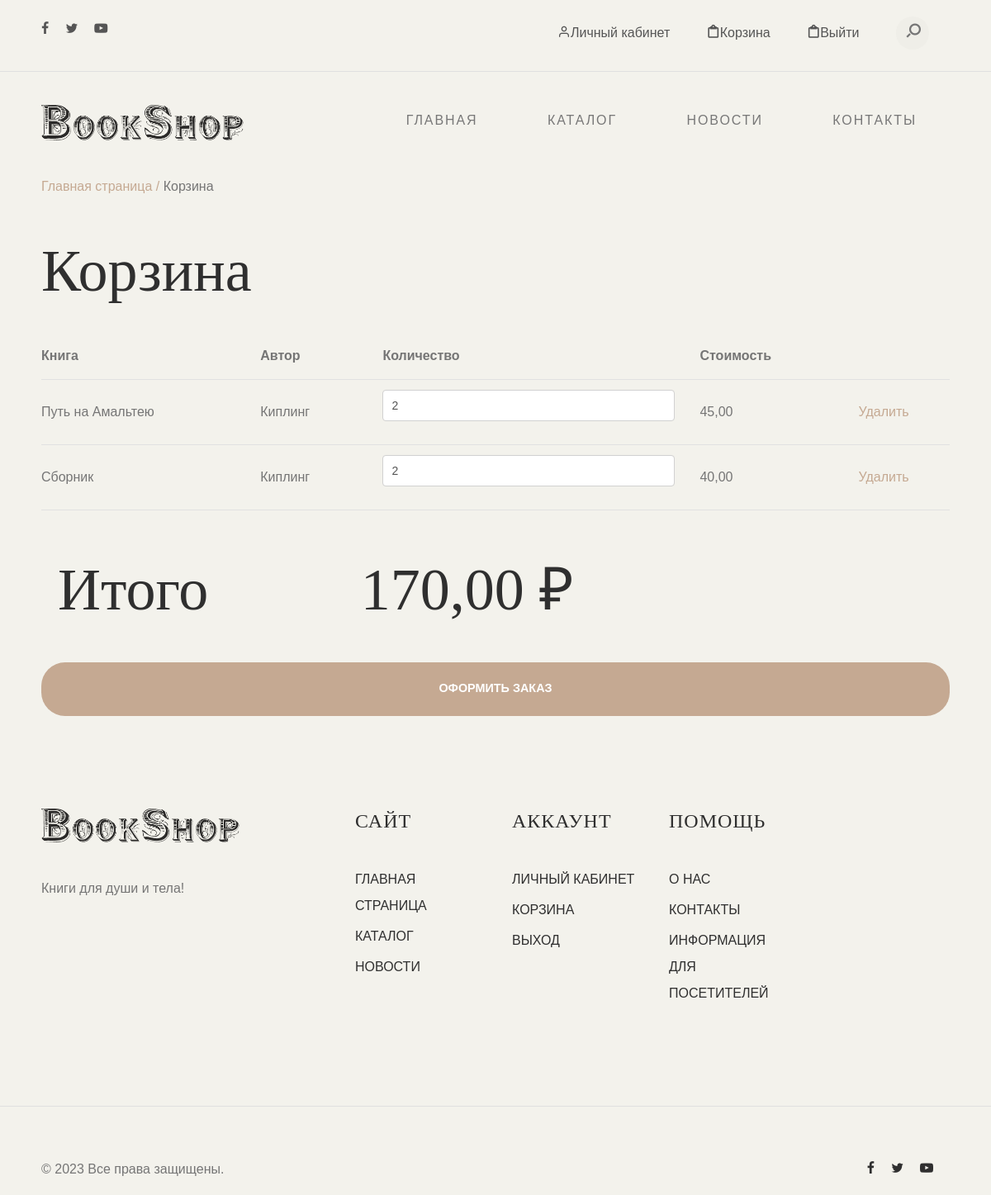
The app's page /cart/ (signed in), older data.
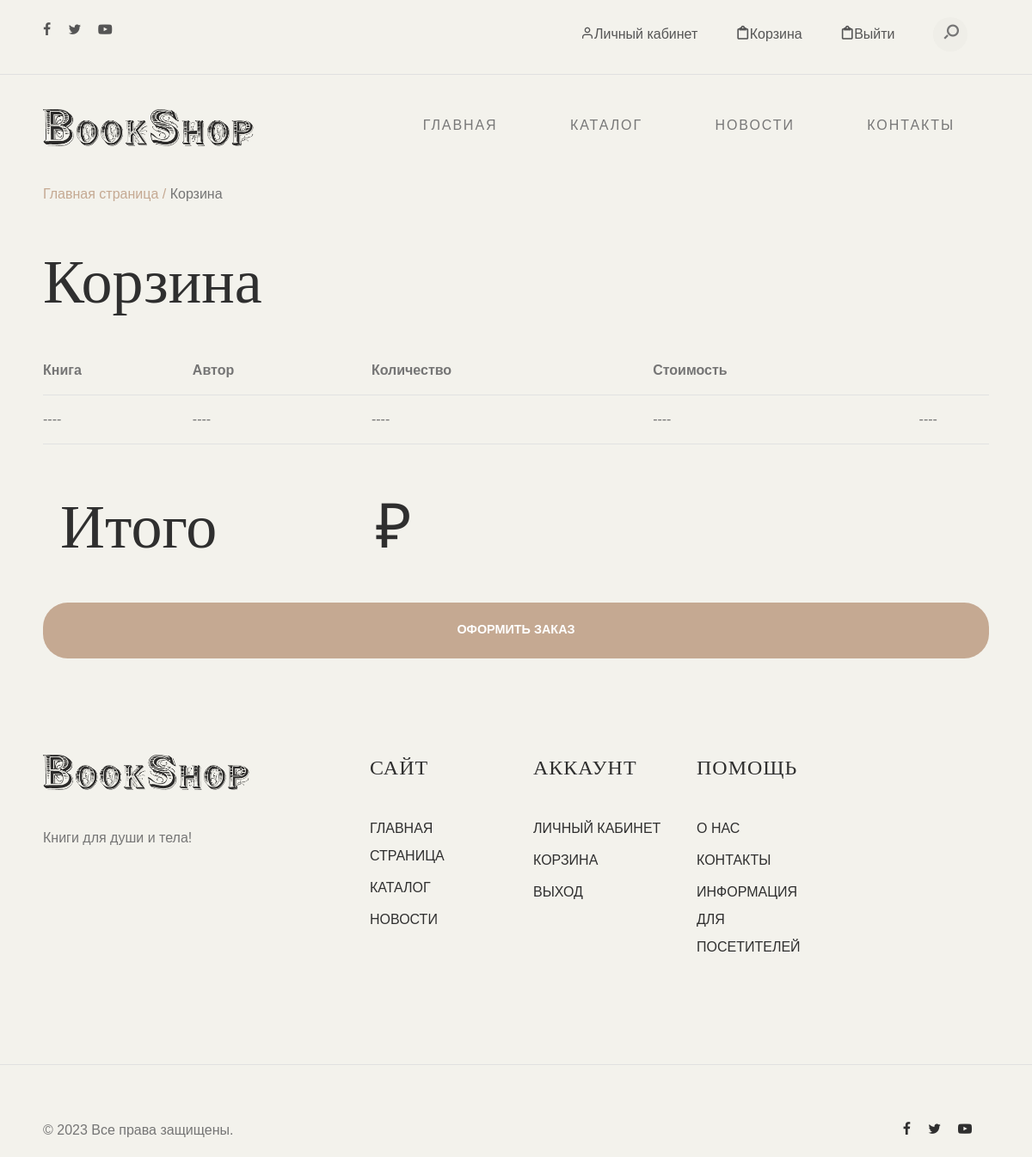
The same page, newer data.
### basketapp/models.py (models this page shows, shortened)
class Basket(models.Model):
    user = models.ForeignKey(User, on_delete=models.CASCADE)
    book = models.ForeignKey(Book, on_delete=models.CASCADE)
    order = models.ForeignKey(Order, on_delete=models.CASCADE, null=True, blank=True)
    create_date = models.DateField(auto_now_add=True)
    update_date = models.DateField(auto_now=True)
    quantity = models.PositiveIntegerField(default=1)
    def sum(self):
        return self.quantity * self.book.price
    def get_basket(self):
        return Basket.objects.filter(user=self.user, order=None)
    def total_sum(self):
        baskets = self.get_basket()
        return sum(basket.sum() for basket in baskets)

### mainapp/models.py (models this page shows, shortened)
class Book(models.Model):
    name = models.CharField(max_length=64)
    author = models.CharField(max_length=64, blank=True)
    foto = models.ImageField(upload_to='book_images', blank=True)
    article = models.IntegerField()
    date_receipt = models.DateField()
    category = models.ForeignKey(BookCategory, on_delete=models.CASCADE)
    description = models.TextField()
    price = models.DecimalField(max_digits=8, decimal_places=2)
    date_create = models.DateField(auto_now_add=True)
    date_update = models.DateField(auto_now=True)

### authapp/models.py (models this page shows, shortened)
class User(AbstractUser):
    NOT_SELECTED = '------'
    GENDER = {
        (NOT_SELECTED, '------'),
        ('М', 'М'),
        ('Ж', 'Ж')
    }
    DEFAULT = '------'
    GROUP_USER = {
        (DEFAULT, 'Customer'),
        ('Seller', 'Seller'),
        ('Moderator', 'Moderator')
    }
    gender = models.CharField(max_length=20, choices=GENDER, default=NOT_SELECTED)
    in_group = models.CharField(max_length=20, choices=GROUP_USER, default=DEFAULT)
    age = models.PositiveIntegerField(default=0)
    address = models.CharField(max_length=100)
    telephone = models.CharField(max_length=30)
    date_update = models.DateField(auto_now_add=True)

### basketapp/views.py (the view)
# urls.py: path('cart/', cart, name='cart'),
def cart(request):
    baskets = Basket.objects.filter(user=request.user, order=None)
    context = {
        'baskets': baskets,
    }
    return render(request, 'basketapp/cart.html', context)

### basketapp/templates/basketapp/cart.html
{% extends 'mainapp/extends/base.html'%}
{% block  content %}
<div id="header-wrap">
    {% include 'mainapp/includes/header.html'%}
    {% include 'mainapp/includes/menu.html'%}
</div>
<section>
    <div class="container">
        <div class="row">
            <div class="col-md-12">
                <div class="breadcrumbs">
                    <span class="item"><a href="{% url 'index' %}">Главная страница /</a></span>
                    <span class="item">Корзина</span>
                </div>
            </div>
        </div>
    </div>
</section>
<div>
    <div class="container">
        <div class="row">
            <div class="col-md-12">
                <div class="colored">
                    <h1 class="page-title">Корзина</h1>
                </div>
            </div>
        </div>
    </div>
</div>
{% include 'basketapp/includes/basket.html'%}
{% include 'mainapp/includes/footer.html'%}
{% endblock %}

### basketapp/templates/basketapp/includes/basket.html (shortened to what this page needs)
<div class="container basket_list">
    <div class="row">
        <div class="col-md-12">
            <table class="u-full-width">
                <thead>
                <tr>
                    <th>Книга</th>
                    <th>Автор</th>
                    <th>Количество</th>
                    <th>Стоимость</th>
                    <th></th>
                </tr>
                </thead>
                {% if baskets %}
                <tbody>
                    {% for basket in baskets %}
                    <tr>
                        <td>{{ basket.book.name }}</td>
                        <td>{{ basket.book.author }}</td>
                        <td>
                            <div class="form-group">
                                <input name="{{ basket.id }}" type="number" class="form-control" id="count" value="{{ basket.quantity }}" min="0">
                            </div>
                        </td>
                        <td>{{ basket.book.price }}</td>
                        <td>
                            <a href="{% url 'basket:basket_remove' basket.id %}" class="btn-black">Удалить</a>
                        </td>
                    </tr>
                    {% endfor %}
                </tbody>
                {% else %}
                <tbody>
                <tr>
                    <td>----</td>
                    <td>----</td>
                    <td>----</td>
                    <td>----</td>
                    <td>----</td>
                </tr>
                </tbody>
                {% endif %}
            </table>
            <div class="row">
                <div class="col-md-12">
                    <div class="col-md-4">
                        <h1 class="page-title">Итого</h1>
                    </div>
                    <div class="col-md-4">
                        <h3 class="page-title">{{ baskets.0.total_sum }} ₽</h3>
                    </div>
                </div>
            </div>
            <a href="{% url 'basket:ordered' %}">
                <button class="btn btn-accent btn-pill btn-xlarge btn-full">Оформить заказ</button>
            </a>
        </div>
    </div>
</div>

Row changes from the older to the newer data that the page shows:
no longer on this page (row edited): Basket: book.name "Путь на Амальтею", book.author "Киплинг", quantity "2", book.price "45,00", user+quantity+book "170,00"
no longer on this page (row edited): Basket: book.name "Сборник", book.author "Киплинг", quantity "2", book.price "40,00"
